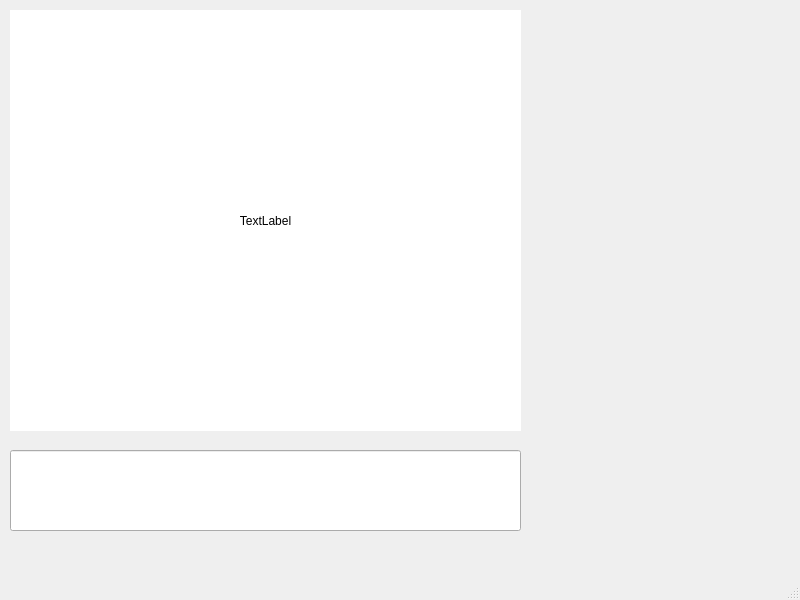
<?xml version="1.0" encoding="UTF-8"?>
<ui version="4.0">
 <class>MainWindow</class>
 <widget class="QMainWindow" name="MainWindow">
  <property name="geometry">
   <rect>
    <x>0</x>
    <y>0</y>
    <width>800</width>
    <height>600</height>
   </rect>
  </property>
  <property name="windowTitle">
   <string>MainWindow</string>
  </property>
  <widget class="QWidget" name="centralwidget">
   <widget class="QLineEdit" name="InputBox">
    <property name="geometry">
     <rect>
      <x>10</x>
      <y>450</y>
      <width>511</width>
      <height>81</height>
     </rect>
    </property>
   </widget>
   <widget class="QTextBrowser" name="OutputBox">
    <property name="geometry">
     <rect>
      <x>10</x>
      <y>10</y>
      <width>511</width>
      <height>421</height>
     </rect>
    </property>
    <property name="frameShape">
     <enum>QFrame::NoFrame</enum>
    </property>
   </widget>
   <widget class="QLabel" name="label">
    <property name="geometry">
     <rect>
      <x>10</x>
      <y>10</y>
      <width>511</width>
      <height>421</height>
     </rect>
    </property>
    <property name="text">
     <string>TextLabel</string>
    </property>
    <property name="alignment">
     <set>Qt::AlignCenter</set>
    </property>
   </widget>
  </widget>
  <widget class="QMenuBar" name="menubar">
   <property name="geometry">
    <rect>
     <x>0</x>
     <y>0</y>
     <width>800</width>
     <height>21</height>
    </rect>
   </property>
  </widget>
  <widget class="QStatusBar" name="statusbar"/>
 </widget>
 <resources/>
 <connections/>
</ui>
